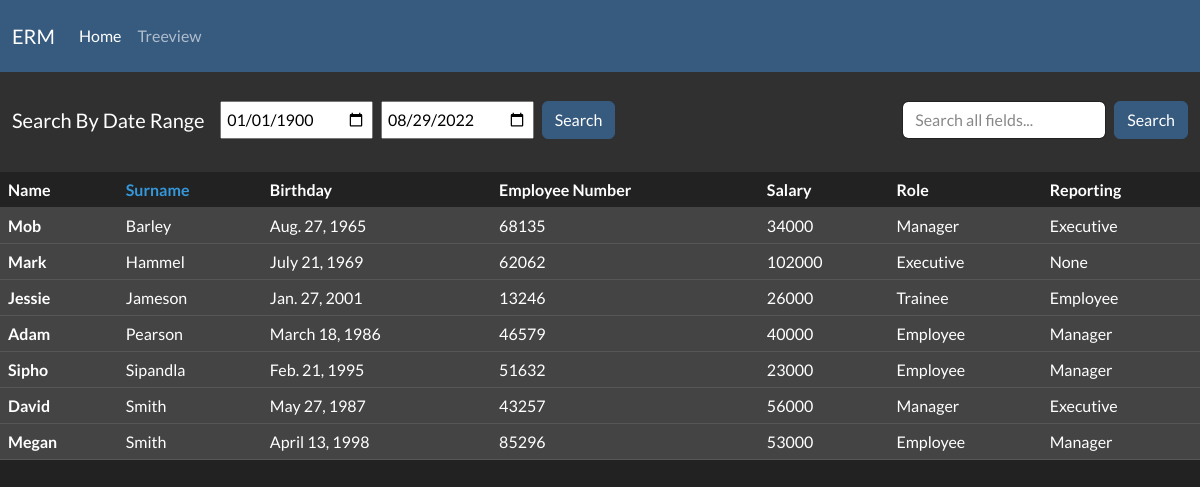
The page /sort_by_surname on the database its author committed.
### client/models.py (models this page shows, shortened)
class EmployeeTable(models.Model):
    Name = models.CharField(max_length=250)
    Surname = models.CharField(max_length=250)
    Birth_Date = models.DateField()
    Employee_Number = models.CharField(max_length=250)
    Salary = models.BigIntegerField()
    Role_Description = models.CharField(max_length=250)
    Reporting_Line = models.CharField(max_length=250)
    Reporting_person = models.CharField(max_length=250)
    class Meta:
        ordering = ('-Salary',)

### client/views.py (the view)
# urls.py: path('sort_by_surname', views.sort_by_surname, name='sort_by_surname'),
def sort_by_surname(request):
    emp_table = EmployeeTable.objects.order_by('Surname','Name')
    return render(request,'home.html',{'EmpTable':emp_table, 'filter_applied':False, 'sort':'surname'})

### client/templates/home.html (shortened to what this page needs)
<head>
    {% load static %}
    <link rel="stylesheet" href="{% static 'css/bootstrap.min.css' %}">
</head>
<body>
    <nav class="navbar navbar-expand-lg navbar-dark bg-primary">
        <div class="container-fluid">
          <a class="navbar-brand" href="{% url 'default' %}">ERM</a>
          <div class="collapse navbar-collapse" id="navbarColor03">
            <ul class="navbar-nav me-auto">
              <li class="nav-item">
                <a class="nav-link active" href="{% url 'default' %}">Home
                </a>
              </li>
              <li class="nav-item">
                <a class="nav-link" href="{% url 'treeview' %}">Treeview</a>
              </li>
            </ul>
          </div>
        </div>
      </nav>
      <nav class="navbar navbar-expand-lg navbar-dark bg-dark">
        <div class="container-fluid" id="actionbar">
            <form action="{% url 'date_search' %}" method="post" class="d-flex" id="datepicker">
                <div class="nav-item" id="search_label">
                    <h5>Search By Date Range </h5>
                </div>
                <div class="nav-item date-item">
                        <input type="date" name="date_from" class="calendar" value="1900-01-01">
                </div>
                <div class="nav-item date-item">
                    <input type="date" name="date_to" class="calendar" value="2022-08-29">
                </div>
                <button class="btn btn-primary my-2 my-sm-0" type="submit">Search</button>
            </form>
            <form action="{% url 'search' %}" method="POST" class="d-flex">
              <input class="form-control me-sm-2" name="search" type="text" placeholder="Search all fields...">
              <div class="nav-item date-item">
                <button class="btn btn-primary my-2 my-sm-0" type="submit">Search</button>
            </div>
            </form>
        </div>
      </nav>
  <table class="table table-hover">
    <thead>
      <tr>
        {% if sort == 'name' %}
        <th scope="col"><a id="currentsort" href="{% url 'sort_name' %}" #namesort>Name</a></th>
        {% else %}
        <th scope="col"><a href="{% url 'sort_name' %}" #namesort>Name</a></th>
        {% endif %}
        {% if sort == 'surname' %}
        <th scope="col"><a id="currentsort" href="{% url 'sort_by_surname' %}" #namesort>Surname</a></th>
        {% else %}
        <th scope="col"><a href="{% url 'sort_by_surname' %}" #namesort>Surname</a></th>
        {% endif %}
        {% if sort == 'birthday' %}
        <th scope="col"><a id="currentsort" href="{% url 'sort_by_birthday' %}" #namesort>Birthday</a></th>
        {% else %}
        <th scope="col"><a href="{% url 'sort_by_birthday' %}" #namesort>Birthday</a></th>
        {% endif %}
        {% if sort == 'employeenum' %}
        <th scope="col"><a id="currentsort" href="{% url 'sort_by_employeenum' %}" #namesort>Employee Number</a></th>
        {% else %}
        <th scope="col"><a href="{% url 'sort_by_employeenum' %}" #namesort>Employee Number</a></th>
        {% endif %}
        {% if sort == 'salary' %}
        <th scope="col"><a id="currentsort" href="{% url 'sort_by_salary' %}" #namesort>Salary</a></th>
        {% else %}
        <th scope="col"><a href="{% url 'sort_by_salary' %}" #namesort>Salary</a></th>
        {% endif %}
        {% if sort == 'role' %}
        <th scope="col"><a id="currentsort" href="{% url 'sort_by_role' %}" #namesort>Role</a></th>
        {% else %}
        <th scope="col"><a href="{% url 'sort_by_role' %}" #namesort>Role</a></th>
        {% endif %}
        {% if sort == 'reporting' %}
        <th scope="col"><a id="currentsort" href="{% url 'sort_by_reporting' %}" #namesort>Reporting</a></th>
        {% else %}
        <th scope="col"><a href="{% url 'sort_by_reporting' %}" #namesort>Reporting</a></th>
        {% endif %}
      </tr>
    </thead>
    <tbody>
    {% for i in EmpTable %}
        <tr class="table-secondary">
                <th scope="row">{{ i.Name }}</th>
                <td>{{ i.Surname }}</td>
                <td>{{ i.Birth_Date }}</td>
                <td>{{ i.Employee_Number }}</td>
                <td>{{ i.Salary }}</td>
                <td>{{ i.Role_Description }}</td>
                <td>{{ i.Reporting_Line }}</td>
        </tr>
    {% endfor %}
</tbody>
</table>
</body>

### rows shown on the page
EmployeeTable: Name "Mob", Surname "Barley", Birth_Date "Aug. 27, 1965", Employee_Number "68135", Salary "34000", Role_Description "Manager", Reporting_Line "Executive"
EmployeeTable: Name "Mark", Surname "Hammel", Birth_Date "July 21, 1969", Employee_Number "62062", Salary "102000", Role_Description "Executive", Reporting_Line "None"
EmployeeTable: Name "Jessie", Surname "Jameson", Birth_Date "Jan. 27, 2001", Employee_Number "13246", Salary "26000", Role_Description "Trainee", Reporting_Line "Employee"
EmployeeTable: Name "Adam", Surname "Pearson", Birth_Date "March 18, 1986", Employee_Number "46579", Salary "40000", Role_Description "Employee", Reporting_Line "Manager"
EmployeeTable: Name "Sipho", Surname "Sipandla", Birth_Date "Feb. 21, 1995", Employee_Number "51632", Salary "23000", Role_Description "Employee", Reporting_Line "Manager"
EmployeeTable: Name "David", Surname "Smith", Birth_Date "May 27, 1987", Employee_Number "43257", Salary "56000", Role_Description "Manager", Reporting_Line "Executive"
EmployeeTable: Name "Megan", Surname "Smith", Birth_Date "April 13, 1998", Employee_Number "85296", Salary "53000", Role_Description "Employee", Reporting_Line "Manager"
